Frame 1 (no input): blank canvas, image omitted
Frame 60 (the mouse pressed at the canvas centre just before this capture): blank canvas, image omitted
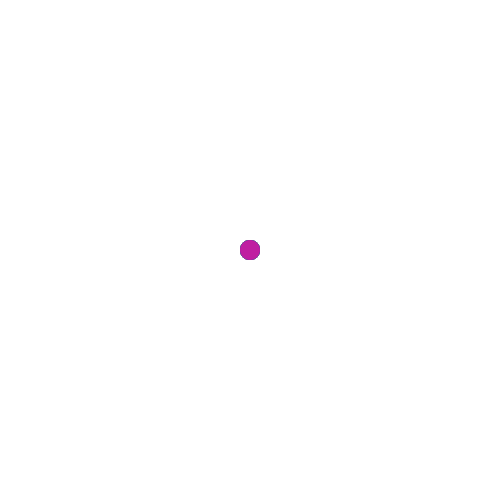
Frame 120 (the mouse held since frame 60 and released just before this capture)

The Processing sketch whose frames 1 and 60 were blank and that drew this single picture after the mouse press (run headless with seeded random() and noise(); from frame 60 on, the mouse is pressed at the canvas centre):

// Processing sketch: processing_2365
// ── processing_2365.pde

/*

Magali Jaume
June,2009
magali@magalijaume.com
confetti pencil

*/

boolean isDrawing = false;
void setup(){
  
  size(500,500);
  background(255);
  smooth();
  
};

void draw(){
  
  if (isDrawing){
    
  noStroke();
  fill(random (0,255), random (0,255),random(0,255) );
  ellipse(mouseX,mouseY,20,20);


  }
};

void mousePressed(){
  isDrawing = !isDrawing;
};
